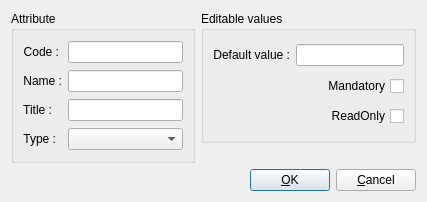
<ui version="4.0" >
 <class>kkscatattr_editor</class>
 <widget class="QDialog" name="kkscatattr_editor" >
  <property name="geometry" >
   <rect>
    <x>0</x>
    <y>0</y>
    <width>427</width>
    <height>202</height>
   </rect>
  </property>
  <property name="windowTitle" >
   <string>Attribute in category</string>
  </property>
  <layout class="QGridLayout" >
   <item rowspan="2" row="0" column="0" >
    <widget class="QGroupBox" name="gbAttribute" >
     <property name="sizePolicy" >
      <sizepolicy vsizetype="MinimumExpanding" hsizetype="MinimumExpanding" >
       <horstretch>0</horstretch>
       <verstretch>0</verstretch>
      </sizepolicy>
     </property>
     <property name="title" >
      <string>Attribute</string>
     </property>
     <layout class="QGridLayout" >
      <item row="0" column="0" >
       <widget class="QLabel" name="lCode" >
        <property name="sizePolicy" >
         <sizepolicy vsizetype="Fixed" hsizetype="Fixed" >
          <horstretch>0</horstretch>
          <verstretch>0</verstretch>
         </sizepolicy>
        </property>
        <property name="text" >
         <string>Code :</string>
        </property>
        <property name="alignment" >
         <set>Qt::AlignRight|Qt::AlignTrailing|Qt::AlignVCenter</set>
        </property>
       </widget>
      </item>
      <item row="0" column="1" >
       <widget class="QLineEdit" name="lECode" />
      </item>
      <item row="1" column="0" >
       <widget class="QLabel" name="lName" >
        <property name="sizePolicy" >
         <sizepolicy vsizetype="Fixed" hsizetype="Fixed" >
          <horstretch>0</horstretch>
          <verstretch>0</verstretch>
         </sizepolicy>
        </property>
        <property name="text" >
         <string>Name :</string>
        </property>
        <property name="alignment" >
         <set>Qt::AlignRight|Qt::AlignTrailing|Qt::AlignVCenter</set>
        </property>
       </widget>
      </item>
      <item row="1" column="1" >
       <widget class="QLineEdit" name="lEName" />
      </item>
      <item row="2" column="0" >
       <widget class="QLabel" name="lTitle" >
        <property name="sizePolicy" >
         <sizepolicy vsizetype="Fixed" hsizetype="Fixed" >
          <horstretch>0</horstretch>
          <verstretch>0</verstretch>
         </sizepolicy>
        </property>
        <property name="text" >
         <string>Title :</string>
        </property>
        <property name="alignment" >
         <set>Qt::AlignRight|Qt::AlignTrailing|Qt::AlignVCenter</set>
        </property>
       </widget>
      </item>
      <item row="2" column="1" >
       <widget class="QLineEdit" name="lETitle" />
      </item>
      <item row="3" column="0" >
       <widget class="QLabel" name="lType" >
        <property name="sizePolicy" >
         <sizepolicy vsizetype="Fixed" hsizetype="Fixed" >
          <horstretch>0</horstretch>
          <verstretch>0</verstretch>
         </sizepolicy>
        </property>
        <property name="text" >
         <string>Type :</string>
        </property>
        <property name="alignment" >
         <set>Qt::AlignRight|Qt::AlignTrailing|Qt::AlignVCenter</set>
        </property>
       </widget>
      </item>
      <item row="3" column="1" >
       <widget class="QComboBox" name="cbType" >
        <property name="sizePolicy" >
         <sizepolicy vsizetype="Fixed" hsizetype="MinimumExpanding" >
          <horstretch>0</horstretch>
          <verstretch>0</verstretch>
         </sizepolicy>
        </property>
        <property name="sizeAdjustPolicy" >
         <enum>QComboBox::AdjustToMinimumContentsLength</enum>
        </property>
       </widget>
      </item>
     </layout>
    </widget>
   </item>
   <item row="0" column="1" >
    <widget class="QGroupBox" name="gbEditableVals" >
     <property name="sizePolicy" >
      <sizepolicy vsizetype="MinimumExpanding" hsizetype="MinimumExpanding" >
       <horstretch>0</horstretch>
       <verstretch>0</verstretch>
      </sizepolicy>
     </property>
     <property name="title" >
      <string>Editable values</string>
     </property>
     <layout class="QGridLayout" >
      <item row="0" column="0" >
       <widget class="QLabel" name="lDefValue" >
        <property name="sizePolicy" >
         <sizepolicy vsizetype="Preferred" hsizetype="Fixed" >
          <horstretch>0</horstretch>
          <verstretch>0</verstretch>
         </sizepolicy>
        </property>
        <property name="text" >
         <string>Default value :</string>
        </property>
        <property name="alignment" >
         <set>Qt::AlignRight|Qt::AlignTrailing|Qt::AlignVCenter</set>
        </property>
       </widget>
      </item>
      <item row="0" column="1" >
       <widget class="QLineEdit" name="lEDefVal" />
      </item>
      <item row="1" column="0" colspan="2" >
       <widget class="QCheckBox" name="chMandatory" >
        <property name="layoutDirection" >
         <enum>Qt::RightToLeft</enum>
        </property>
        <property name="text" >
         <string>Mandatory</string>
        </property>
       </widget>
      </item>
      <item row="2" column="0" colspan="2" >
       <widget class="QCheckBox" name="chReadOnly" >
        <property name="layoutDirection" >
         <enum>Qt::RightToLeft</enum>
        </property>
        <property name="text" >
         <string>ReadOnly</string>
        </property>
       </widget>
      </item>
     </layout>
    </widget>
   </item>
   <item row="1" column="1" >
    <spacer>
     <property name="orientation" >
      <enum>Qt::Horizontal</enum>
     </property>
     <property name="sizeHint" >
      <size>
       <width>191</width>
       <height>20</height>
      </size>
     </property>
    </spacer>
   </item>
   <item row="2" column="0" colspan="2" >
    <layout class="QHBoxLayout" >
     <item>
      <spacer>
       <property name="orientation" >
        <enum>Qt::Horizontal</enum>
       </property>
       <property name="sizeHint" >
        <size>
         <width>40</width>
         <height>20</height>
        </size>
       </property>
      </spacer>
     </item>
     <item>
      <widget class="QPushButton" name="pbOK" >
       <property name="text" >
        <string>&amp;OK</string>
       </property>
      </widget>
     </item>
     <item>
      <widget class="QPushButton" name="pbCancel" >
       <property name="text" >
        <string>&amp;Cancel</string>
       </property>
      </widget>
     </item>
    </layout>
   </item>
  </layout>
 </widget>
 <resources/>
 <connections/>
</ui>
